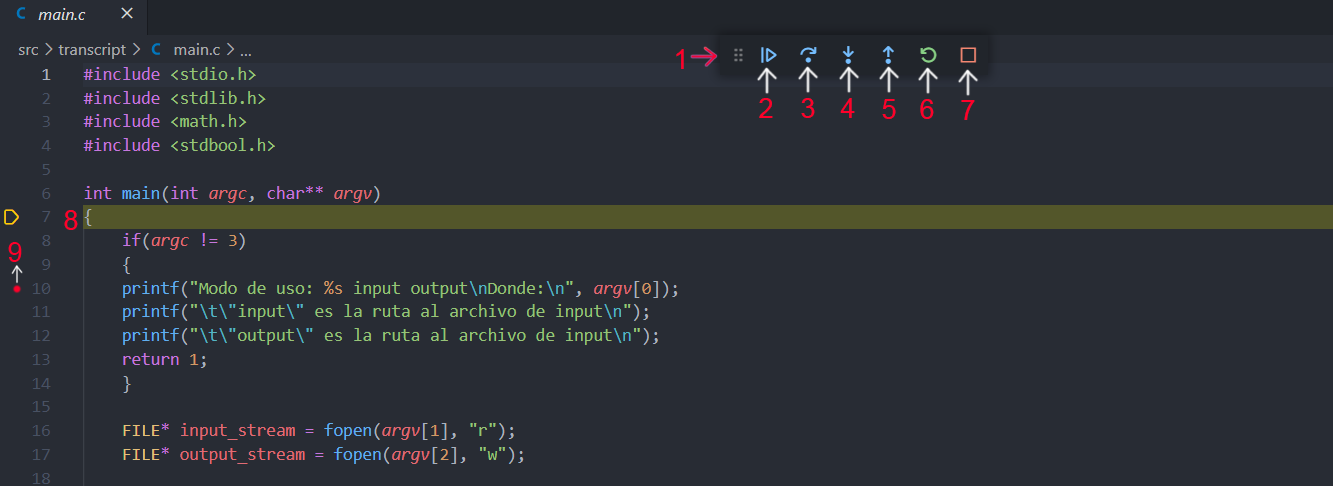
#> input picture Guías/Setup/images/1.png, 1333 x 486 px
$ python compare_img.py '../../../Guías/Setup/images/1.png' '../../../Guías/Setup/images/1.png'
#> lines starting #> are read from the running program, lines starting #| are printed output that depends on the picture
import numpy as np
from PIL import Image, ImageOps
import sys
# Open the image form working directory

def get_image_array(direction):
    color_image = Image.open(direction)

    img = np.array( ImageOps.grayscale(color_image))    # Se crea matriz de tonos grises

    photo = []

    # Extendemos matriz en un arreglo
    for i in img:
        photo += list(i)

    return np.array(photo)

"""
Recibe los arreglos de pixeles de la pauta y del alumno
Retorna el porcentaje (de 0 a 100) de error.
    0.0   -> Todo bueno
    100.0 -> Todo malo
"""
def compare_photos(pauta, alumno):
    cont_pix = 0                            # Pixeles distintos de 0 que calzan con la pauta
    cont_total = 0                          # Cantidad de pixeles de la pauta distintos de cero

    for i in range(len(pauta)):
        try:
            if pauta[i] != 0:                   # Si el pixel de la pauta es distinto de cero, se cuenta
                cont_total += 1

                if pauta[i] == alumno[i]:       # Si el pixel de la pauta es igual al del alumno, se suma un punto
                    cont_pix += 1
            elif pauta[i] != alumno[i]:         # Si el pixel de la pauta es 0, y el alumno tiene un pixel distinto de 0, se suma el pixel al total (por estar incorrecto)
                cont_total += 1
        except:
            cont_total +=1
    return (1 - cont_pix / cont_total) * 100


def compare_raw(ground_truth, student_output):
    alumno = get_image_array(student_output)
#> in get_image_array, color_image is the input picture: PIL image 1333x486 RGB; mean R, G, B 44.5, 48, 53.4
#> in get_image_array, `img = np.array( ImageOps.grayscale(color_image))`:
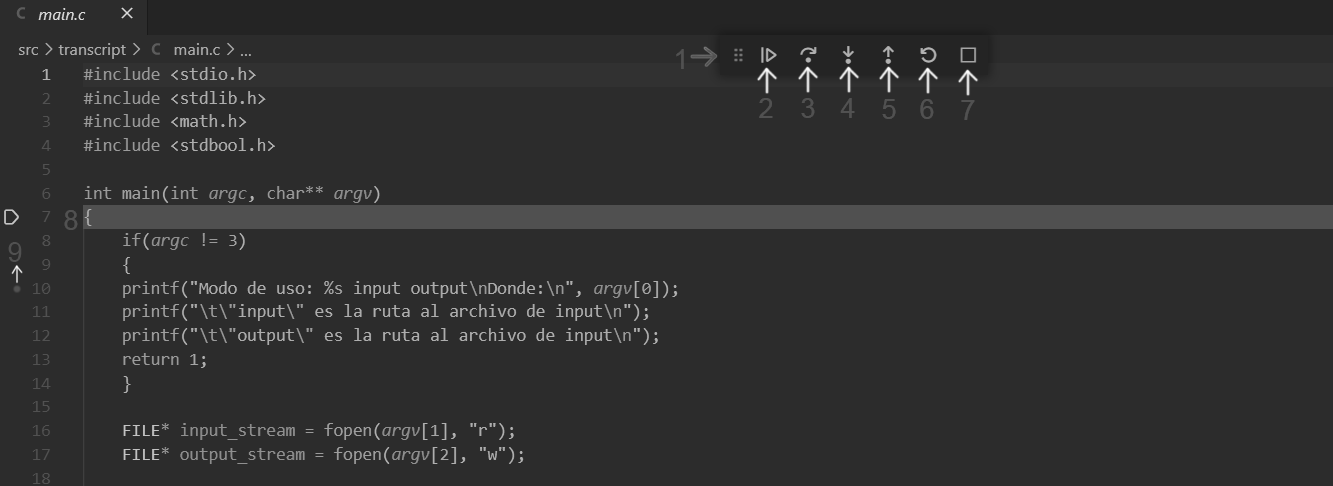
#> img: shape (486, 1333); min 26, max 255, mean 47.8
#> after the loop in get_image_array, `for i in img:`: photo = 647838 items
    pauta = get_image_array(ground_truth)
    return compare_photos(pauta, alumno)
#> after the loop in compare_photos, `for i in range(len(pauta)):`: cont_pix = 647838

if __name__ == '__main__':
    print(compare_raw(sys.argv[1], sys.argv[2]))
